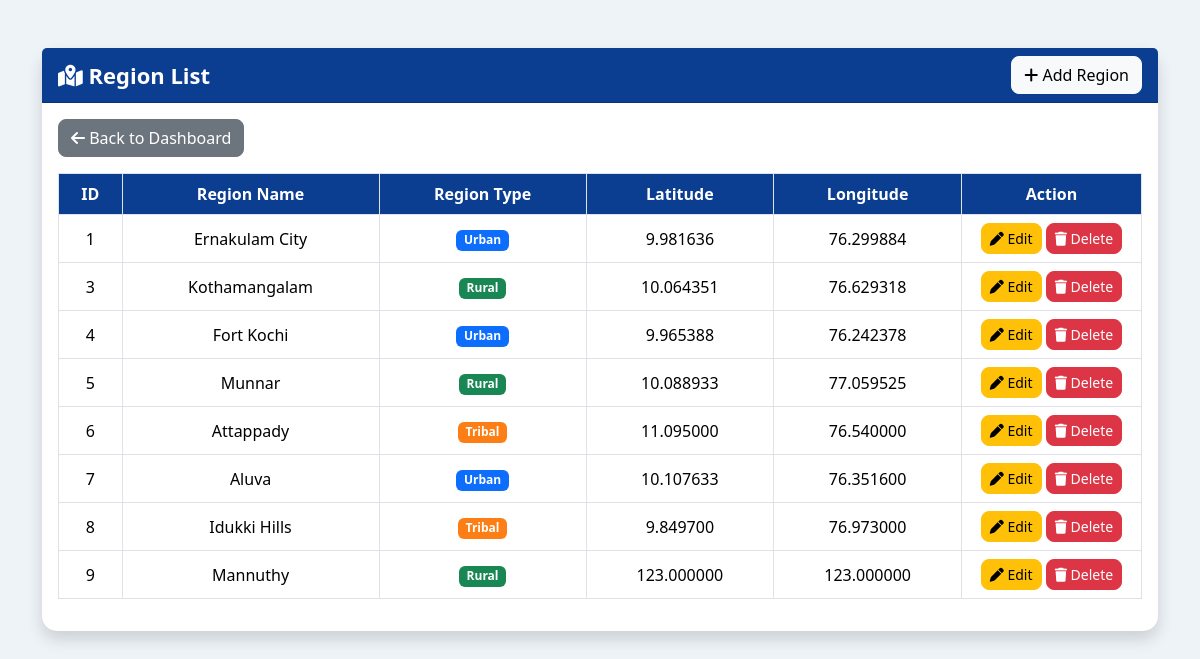
The app's page /region_list/ with its own data.
### HelathApp/models.py (models this page shows, shortened)
class Region(models.Model):
    REGION_TYPES = [
        ('Urban', 'Urban'),
        ('Rural', 'Rural'),
        ('Tribal', 'Tribal'),
    ]
    region_name = models.CharField(max_length=100)
    region_type = models.CharField(
        max_length=20,
        choices=REGION_TYPES
    )
    latitude = models.DecimalField(
        max_digits=9,
        decimal_places=6
    )
    longitude = models.DecimalField(
        max_digits=9,
        decimal_places=6
    )

### HelathApp/views.py (the view)
# urls.py: path("region_list/",views.region_list,name="region_list"),
def region_list(request):
    regions=Region.objects.all()
    return render(
        request,
        "region_list.html",
        {"regions":regions}
    )

### HelathApp/templates/region_list.html (shortened to what this page needs)
<!DOCTYPE html>
<html lang="en">
<head>
<link href="https://cdn.jsdelivr.net/npm/bootstrap@5.3.3/dist/css/bootstrap.min.css" rel="stylesheet">
<link rel="stylesheet"
href="https://cdnjs.cloudflare.com/ajax/libs/font-awesome/6.5.2/css/all.min.css">
</head>
<body>
<div class="container mt-5">
<div class="card shadow">
<div class="card-header d-flex justify-content-between align-items-center">
<span>
<i class="fa-solid fa-map-location-dot"></i>
Region List
</span>
<a href="{% url 'add_region' %}" class="btn btn-light">
<i class="fa-solid fa-plus"></i>
Add Region
</a>
</div>
<div class="card-body">
<div class="mb-3">
<a href="{% url 'adminhome' %}" class="btn btn-secondary">
<i class="fa-solid fa-arrow-left"></i>
Back to Dashboard
</a>
</div>
<table class="table table-bordered table-hover">
<thead>
<tr>
<th>ID</th>
<th>Region Name</th>
<th>Region Type</th>
<th>Latitude</th>
<th>Longitude</th>
<th width="180">Action</th>
</tr>
</thead>
<tbody>
{% for region in regions %}
<tr>
<td>{{ region.id }}</td>
<td>{{ region.region_name }}</td>
<td>
{% if region.region_type == "Urban" %}
<span class="badge badge-urban">
Urban
</span>
{% elif region.region_type == "Rural" %}
<span class="badge badge-rural">
Rural
</span>
{% else %}
<span class="badge badge-tribal">
Tribal
</span>
{% endif %}
</td>
<td>{{ region.latitude }}</td>
<td>{{ region.longitude }}</td>
<td>
<a href="{% url 'edit_region' region.id %}"
class="btn btn-warning btn-sm">
<i class="fa-solid fa-pen"></i>
Edit
</a>
<a href="{% url 'delete_region' region.id %}"
class="btn btn-danger btn-sm"
onclick="return confirm('Are you sure you want to delete this region?')">
<i class="fa-solid fa-trash"></i>
Delete
</a>
</td>
</tr>
{% empty %}
<tr>
<td colspan="6" class="text-center">
No Region Records Found
</td>
</tr>
{% endfor %}
</tbody>
</table>
</div>
</div>
</div>
</body>
</html>

### HelathApp/templates/region_list.html (style rules this page uses)
body { background:#eef3f8; }
.card { border:none; border-radius:15px; }
.card-header { background:#0B3D91; color:white; font-size:22px; font-weight:bold; }
.table th { background:#0B3D91; color:white; text-align:center; }
.table td { text-align:center; vertical-align:middle; }
.btn { border-radius:8px; }
.badge-urban { background:#0d6efd; color:white; }
.badge-rural { background:#198754; color:white; }
.badge-tribal { background:#fd7e14; color:white; }

### records on screen
Region: id "1", region_name "Ernakulam City", region_type "Urban", latitude "9.981636", longitude "76.299884"
Region: id "3", region_name "Kothamangalam", region_type "Rural", latitude "10.064351", longitude "76.629318"
Region: id "4", region_name "Fort Kochi", region_type "Urban", latitude "9.965388", longitude "76.242378"
Region: id "5", region_name "Munnar", region_type "Rural", latitude "10.088933", longitude "77.059525"
Region: id "6", region_name "Attappady", region_type "Tribal", latitude "11.095000", longitude "76.540000"
Region: id "7", region_name "Aluva", region_type "Urban", latitude "10.107633", longitude "76.351600"
Region: id "8", region_name "Idukki Hills", region_type "Tribal", latitude "9.849700", longitude "76.973000"
Region: id "9", region_name "Mannuthy", region_type "Rural", latitude "123.000000", longitude "123.000000"
